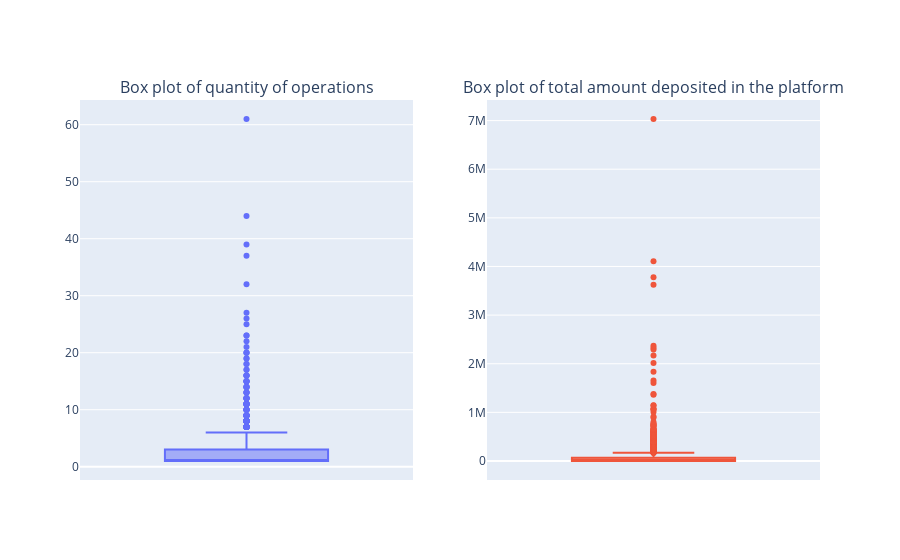

The notebook cell this image was saved under:
### Markdown cell above
**A. User participation metric:** 
-   "Users frequently use the system to deposit their money":

The boxplot shown, helps to understand that strategies should be sought to promote users to use system for depositing their money, given that 75% of registered customers made 3 or less deposits in the course of 3 months.

-   "Users trust the company to take care of their money":

A total of 150 416 750 COP was collected among the users, which shows that the company has the trust of the users to deposit their money, however, it is necessary to extend this trust to other users since 50% of them deposited 12 400 COP or less in the three months of the study.

However, a considerable amount of deposits is achieved, considering that these were collected by only 4.5% of the equipment installed in the Colombian territory.

### Code cell
trace0 = go.Box(y=new_df['quantity_operations'], name='')
trace1 = go.Box(y=new_df['total_operation_value'], name='')

fig = make_subplots(rows=1, cols=2, subplot_titles=("Box plot of quantity of operations","Box plot of total amount deposited in the platform"))
fig.append_trace(trace0, row = 1, col = 1)
fig.append_trace(trace1, row = 1, col = 2)
fig.update_layout(showlegend=False)
fig.show()

### Figure 1 — Plotly figure (JSON) as saved in the notebook; plotly's stock layout.template omitted (floating-point values rounded to 4 significant figures; data arrays with more than 128 entries replaced by an {"elided": "..."} marker saying what was removed)
{"data": [{"name": "", "type": "box", "xaxis": "x", "y": {"elided": "1656 int values"}, "yaxis": "y"}, {"name": "", "type": "box", "xaxis": "x2", "y": {"elided": "1656 int values"}, "yaxis": "y2"}], "layout": {"annotations": [{"font": {"size": 16}, "showarrow": false, "text": "Box plot of quantity of operations", "x": 0.225, "xanchor": "center", "xref": "paper", "y": 1, "yanchor": "bottom", "yref": "paper"}, {"font": {"size": 16}, "showarrow": false, "text": "Box plot of total amount deposited in the platform", "x": 0.775, "xanchor": "center", "xref": "paper", "y": 1, "yanchor": "bottom", "yref": "paper"}], "showlegend": false, "xaxis": {"anchor": "y", "domain": [0, 0.45]}, "xaxis2": {"anchor": "y2", "domain": [0.55, 1]}, "yaxis": {"anchor": "x", "domain": [0, 1]}, "yaxis2": {"anchor": "x2", "domain": [0, 1]}}}
